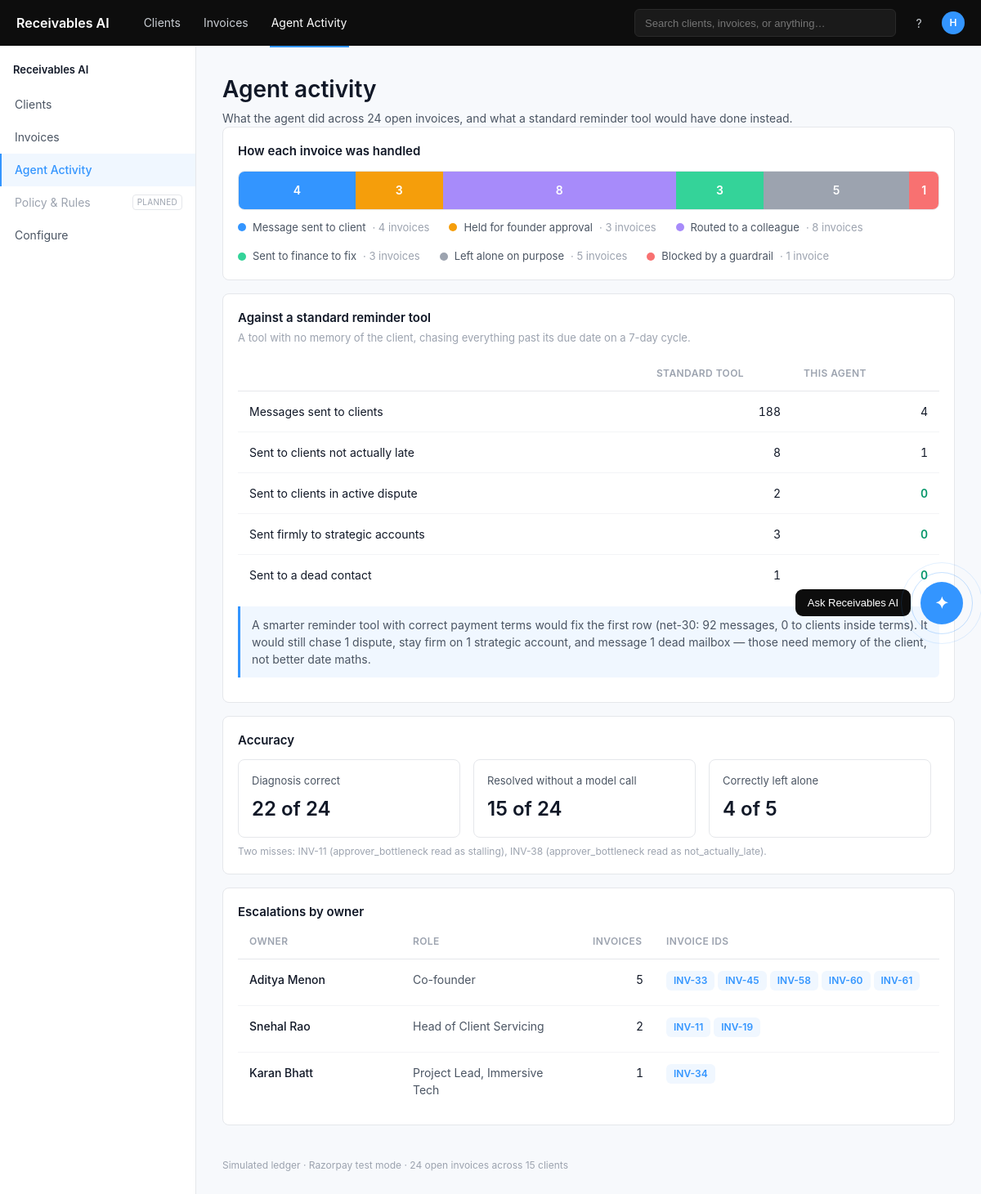
The page /activity on the database its author committed.
### tables this page shows
CREATE TABLE team (
    person_id                TEXT PRIMARY KEY,   -- e.g. 'rhea'
    name                     TEXT NOT NULL,      -- 'Rhea Kapadia'
    role                     TEXT NOT NULL,      -- 'Finance Controller'
    service_line             TEXT,               -- 'Finance', 'V-Suite', ...
    handles_escalation_types TEXT                -- comma-separated escalation tags
);

CREATE TABLE event_log (
    event_id INTEGER PRIMARY KEY AUTOINCREMENT,
    timestamp TEXT NOT NULL,
    invoice_id TEXT NOT NULL REFERENCES invoices(invoice_id),
    client_id TEXT NOT NULL REFERENCES clients(client_id),
    stage TEXT NOT NULL CHECK (stage IN ("detect","diagnose","decide","execute","escalate")),
    observed TEXT, diagnosis TEXT, diagnosis_evidence TEXT,
    decision TEXT, rule_applied TEXT, register TEXT, register_reason TEXT,
    action_taken TEXT, message_sent TEXT, channel TEXT,
    outcome TEXT, outcome_at TEXT, routed_to TEXT, routed_reason TEXT, profile_delta TEXT
);

### ui.py (the view)
@app.route("/activity")
def activity():
    conn = db_ro()
    try:
        team = {r["person_id"]: dict(r) for r in conn.execute("SELECT * FROM team")}
        disp = disposition(conn)
        seg_order = [("message_sent", "Message sent to client", "#3395FF"),
                     ("held", "Held for founder approval", "#F59E0B"),
                     ("routed", "Routed to a colleague", "#A78BFA"),
                     ("finance", "Sent to finance to fix", "#34D399"),
                     ("left_alone", "Left alone on purpose", "#9CA3AF"),
                     ("blocked", "Blocked by a guardrail", "#F87171")]
        total = sum(len(disp[k]) for k, _, _ in seg_order)
        segments = [{"label": lbl, "color": col, "n": len(disp[k]),
                     "pct": round(100*len(disp[k])/total, 2)} for k, lbl, col in seg_order]
        n0, n30 = naive(conn, 0), naive(conn, 30)
        msg_sent = disp["message_sent"]
        harm = conn.execute(
            "SELECT SUM(CASE WHEN days_past_terms<0 THEN 1 ELSE 0 END) inside,"
            "SUM(CASE WHEN gt_diagnosis='dispute' THEN 1 ELSE 0 END) dispute,"
            "SUM(CASE WHEN c.segment='strategic' THEN 1 ELSE 0 END) strat,"
            "SUM(CASE WHEN contact_verified=0 THEN 1 ELSE 0 END) dead "
            "FROM invoices i JOIN clients c ON c.client_id=i.client_id "
            f"WHERE invoice_id IN ({','.join('?'*len(msg_sent)) or 'NULL'})", msg_sent).fetchone() \
            if msg_sent else {"inside": 0, "dispute": 0, "strat": 0, "dead": 0}
        cf_rows = [
            ("Messages sent to clients", n0["msgs"], len(msg_sent)),
            ("Sent to clients not actually late", n0["inside"], harm["inside"] or 0),
            ("Sent to clients in active dispute", n0["dispute"], harm["dispute"] or 0),
            ("Sent firmly to strategic accounts", n0["strat"], harm["strat"] or 0),
            ("Sent to a dead contact", n0["dead"], harm["dead"] or 0),
        ]
        cf_note = (f"A smarter reminder tool with correct payment terms would fix the first row "
                   f"(net-30: {n30['msgs']} messages, {n30['inside']} to clients inside terms). "
                   f"It would still chase {n30['dispute']} dispute, stay firm on {n30['strat']} "
                   f"strategic account, and message {n30['dead']} dead mailbox — those need memory "
                   f"of the client, not better date maths.")
        gt = {r["invoice_id"]: r["gt_diagnosis"] for r in conn.execute(
            "SELECT invoice_id, gt_diagnosis FROM invoices WHERE gt_diagnosis IS NOT NULL")}
        dg = {r["invoice_id"]: (r["diagnosis"], json.loads(r["observed"] or "{}").get("method"))
              for r in conn.execute("SELECT invoice_id, diagnosis, observed FROM event_log WHERE stage='diagnose'")}
        correct = [i for i in gt if dg.get(i, (None,))[0] == gt[i]]
        wrong = sorted(i for i in gt if dg.get(i, (None,))[0] != gt[i])
        no_model = [i for i in gt if dg.get(i, (None, None))[1] != "llm"]
        left = disp["left_alone"]
        should = {r["invoice_id"]: r["gt_should_contact"] for r in conn.execute(
            "SELECT invoice_id, gt_should_contact FROM invoices")}
        left_correct = [i for i in left if should.get(i) == 0]
        accuracy = [
            ("Diagnosis correct", f"{len(correct)} of {len(gt)}"),
            ("Resolved without a model call", f"{len(no_model)} of {len(gt)}"),
            ("Correctly left alone", f"{len(left_correct)} of {len(left)}"),
        ]
        misses = "Two misses: " + ", ".join(
            f"{i} ({gt[i]} read as {dg[i][0]})" for i in wrong) + "."
        esc = {}
        for r in conn.execute("SELECT invoice_id, routed_to, observed FROM event_log "
                              "WHERE stage='escalate'"):
            if json.loads(r["observed"] or "{}").get("queue") == "escalation":
                esc.setdefault(r["routed_to"], []).append(r["invoice_id"])
        esc_rows = [{"name": team.get(pid, {}).get("name", pid),
                     "role": team.get(pid, {}).get("role", ""),
                     "n": len(ids), "ids": sorted(ids)}
                    for pid, ids in sorted(esc.items(), key=lambda x: -len(x[1]))]
        ctx = base_ctx(conn)
        a = (request.args.get("ask"), request.args.get("arg"), request.args.get("q"))
        ctx.update(active="activity", segments=segments, total=total, cf_rows=cf_rows,
                   cf_note=cf_note, accuracy=accuracy, misses=misses, esc_rows=esc_rows,
                   show_ai=True, per_client=False,
                   exchange=ai_exchange(conn, False, None, None, *a),
                   suggestions=ai_suggestions(False, None, None))
        return render_template("activity.html", **ctx)
    finally:
        conn.close()

### ui.py (called while the page is built, shortened)
def db_ro():
    conn = sqlite3.connect(f"file:{DB_PATH}?mode=ro", uri=True)
    conn.row_factory = sqlite3.Row
    return conn

def base_ctx(conn):
    n_open = conn.execute("SELECT COUNT(*) FROM invoices WHERE status != 'paid'").fetchone()[0]
    n_clients = conn.execute("SELECT COUNT(*) FROM clients").fetchone()[0]
    return {"product": "Receivables AI",
            "footer": f"Simulated ledger · Razorpay test mode · "
                      f"{n_open} open invoices across {n_clients} clients"}

def ai_exchange(conn, per_client, client, invoice, ask, arg, q):
    if q:
        return {"kind": "mocked", "question": q,
                "text": "Free-text questions aren't wired up yet — try one of the suggestions below."}
    if not ask:
        return None

def ai_suggestions(per_client, client, invoice):
    if per_client and client and invoice:
        return [(f"Why is {client['name'].split()[0]} {TIER_LABEL[client['tier']].lower()}?", "?ask=why_tier"),
                (f"Draft a reminder for {invoice['invoice_id']}", "?ask=draft"),
                ("What have we already tried?", "?ask=what_tried"),
                ("Who are our worst payers?", "?ask=worst_payers")]
    return [("Why is Kestrel red?", "?ask=why_tier&arg=kestrel"),
            ("Who are our worst payers?", "?ask=worst_payers"),
            ("Draft a reminder for INV-45", "?ask=draft&arg=INV-45"),
            ("What did we send this week?", "?ask=agent_week")]

def naive(conn, assumed):
    return conn.execute(f"""
        SELECT SUM((days_past_terms + terms_days - {assumed})/7 + 1) AS msgs,
               SUM(CASE WHEN days_past_terms<0 THEN 1 ELSE 0 END) AS inside,
               SUM(CASE WHEN gt_diagnosis='dispute' THEN 1 ELSE 0 END) AS dispute,
               SUM(CASE WHEN segment='strategic' THEN 1 ELSE 0 END) AS strat,
               SUM(CASE WHEN contact_verified=0 AND (lower(reply_text) LIKE '%bounce%'
                    OR lower(reply_text) LIKE '%mailbox%' OR lower(reply_text) LIKE '%delivery failed%')
                    THEN 1 ELSE 0 END) AS dead
        FROM (SELECT i.*, c.segment FROM invoices i JOIN clients c ON c.client_id=i.client_id
              WHERE i.status!='paid' AND (i.days_past_terms + i.terms_days) > {assumed})""").fetchone()

### templates/activity.html (shortened to what this page needs)
{% extends "base.html" %}
{% block content %}
<h1>Agent activity</h1>
<p class="subtitle">What the agent did across {{ total }} open invoices, and what a standard
  reminder tool would have done instead.</p>
<div class="card">
  <h3>How each invoice was handled</h3>
  <div style="display:flex;height:48px;border-radius:8px;overflow:hidden;border:1px solid var(--border);margin:12px 0">
    {% for s in segments %}{% if s.n %}
    <div style="width:{{ s.pct }}%;background:{{ s.color }};display:flex;align-items:center;
      justify-content:center;color:#fff;font-weight:600;font-size:14px"
      title="{{ s.label }}: {{ s.n }}">{{ s.n }}</div>
    {% endif %}{% endfor %}
  </div>
  <div style="display:flex;flex-wrap:wrap;gap:16px 24px">
    {% for s in segments %}
    <div style="display:flex;align-items:center;gap:8px;font-size:13px;color:var(--tsecondary)">
      <span style="width:10px;height:10px;border-radius:50%;background:{{ s.color }}"></span>
      {{ s.label }} <span style="color:var(--tmuted)">· {{ s.n }} invoice{{ 's' if s.n != 1 }}</span>
    </div>
    {% endfor %}
  </div>
</div>
<div class="card">
  <h3>Against a standard reminder tool</h3>
  <div class="sub">A tool with no memory of the client, chasing everything past its due date on a 7-day cycle.</div>
  <table class="tbl" style="border:none">
    <thead><tr><th></th><th class="num" style="width:180px">Standard tool</th>
      <th class="num" style="width:180px">This agent</th></tr></thead>
    <tbody>
    {% for label, tool, agent in cf_rows %}
      <tr><td>{{ label }}</td>
          <td class="num">{{ tool }}</td>
          <td class="num" style="{{ 'color:var(--positive);font-weight:600' if agent == 0 }}">{{ agent }}</td></tr>
    {% endfor %}
    </tbody>
  </table>
  <div class="evidence" style="margin-top:14px"><div class="trs" style="color:var(--tsecondary)">{{ cf_note }}</div></div>
</div>
<div class="card">
  <h3>Accuracy</h3>
  <div class="metrics" style="margin:12px 0 0">
    {% for lbl, val in accuracy %}
    <div class="metric"><div class="m-lbl">{{ lbl }}</div><div class="m-val">{{ val }}</div></div>
    {% endfor %}
  </div>
  <div class="caption">{{ misses }}</div>
</div>
<div class="card">
  <h3>Escalations by owner</h3>
  <table class="tbl" style="border:none">
    <thead><tr><th style="width:200px">Owner</th><th style="width:220px">Role</th>
      <th style="width:90px" class="num">Invoices</th><th>Invoice IDs</th></tr></thead>
    <tbody>
    {% for e in esc_rows %}
      <tr><td style="font-weight:500">{{ e.name }}</td><td style="color:var(--tsecondary)">{{ e.role }}</td>
          <td class="num">{{ e.n }}</td>
          <td>{% for id in e.ids %}<a class="chip" style="background:#F0F7FF;color:var(--accent);margin:0 4px 4px 0"
              href="{{ url_for('invoice', invoice_id=id) }}">{{ id }}</a>{% endfor %}</td></tr>
    {% endfor %}
    </tbody>
  </table>
</div>
{% endblock %}

### templates/base.html (shortened to what this page needs)
<!doctype html>
<html lang="en">
<head>
  <link rel="stylesheet" href="{{ url_for('static', filename='app.css') }}">
</head>
<body>
  <nav class="nav">
    <span class="brand">{{ product }}</span>
    <span class="navlinks">
      <a href="{{ url_for('clients') }}" class="{{ 'active' if active=='clients' }}">Clients</a>
      <a href="{{ url_for('invoices') }}" class="{{ 'active' if active=='invoices' }}">Invoices</a>
      <a href="{{ url_for('activity') }}" class="{{ 'active' if active=='activity' }}">Agent Activity</a>
    </span>
    <span class="right">
      <input class="search" placeholder="Search clients, invoices, or anything…" disabled>
      <span class="icon">?</span>
      <span class="avatar">H</span>
    </span>
  </nav>
  <div class="shell">
    <aside class="sidebar">
      <div class="side-head">{{ product }}</div>
      <a href="{{ url_for('clients') }}" class="side-item {{ 'active' if active=='clients' }}">Clients</a>
      <a href="{{ url_for('invoices') }}" class="side-item {{ 'active' if active=='invoices' }}">Invoices</a>
      <a href="{{ url_for('activity') }}" class="side-item {{ 'active' if active=='activity' }}">Agent Activity</a>
      <div class="side-item disabled">Policy &amp; Rules <span class="planned">Planned</span></div>
      <a href="{{ url_for('configure') }}" class="side-item {{ 'active' if active=='configure' }}">Configure</a>
    </aside>
    <main class="main">
      <div class="content {{ 'wide' if wide }}">
        {% block content %}{% endblock %}
        <div class="footer">{{ footer }}</div>
      </div>
    </main>
  </div>
  {% if show_ai %}
  <button class="ai-fab" onclick="toggleAI(true)" title="Ask Receivables AI">
    <span class="ai-fab-label">Ask Receivables AI</span>
    <span class="ai-fab-btn">✦</span>
  </button>
  {% endif %}
</body>
</html>

### rows shown on the page
team: name "Aditya Menon", role "Co-founder", n "5"
event_log: invoice "INV-33"
event_log: invoice "INV-45"
event_log: invoice "INV-58"
event_log: invoice "INV-60"
event_log: invoice "INV-61"
team: name "Snehal Rao", role "Head of Client Servicing", n "2"
event_log: invoice "INV-11"
event_log: invoice "INV-19"
team: name "Karan Bhatt", role "Project Lead, Immersive Tech", n "1"
event_log: invoice "INV-34"

### other values the page prints
{{ product }} "Receivables AI"
{{ total }} "24"
{{ s.n }} "4" "3" "8" "3" "5" "1"
{{ s.label }} "Message sent to client" "Held for founder approval" "Routed to a colleague" "Sent to finance to fix" "Left alone on purpose" "Blocked by a guardrail"
{{ 's' if s.n != 1 }} "s" "s" "s" "s" "s"
{{ label }} "Messages sent to clients" "Sent to clients not actually late" "Sent to clients in active dispute" "Sent firmly to strategic accounts" "Sent to a dead contact"
{{ tool }} "188" "8" "2" "3" "1"
{{ agent }} "4" "1" "0" "0"
{{ lbl }} "Diagnosis correct" "Resolved without a model call" "Correctly left alone"
{{ val }} "22 of 24" "15 of 24" "4 of 5"
{{ misses }} "Two misses: INV-11 (approver_bottleneck read as stalling), INV-38 (approver_bottleneck read as not_actually_late)."
{{ footer }} "Simulated ledger · Razorpay test mode · 24 open invoices across 15 clients"
